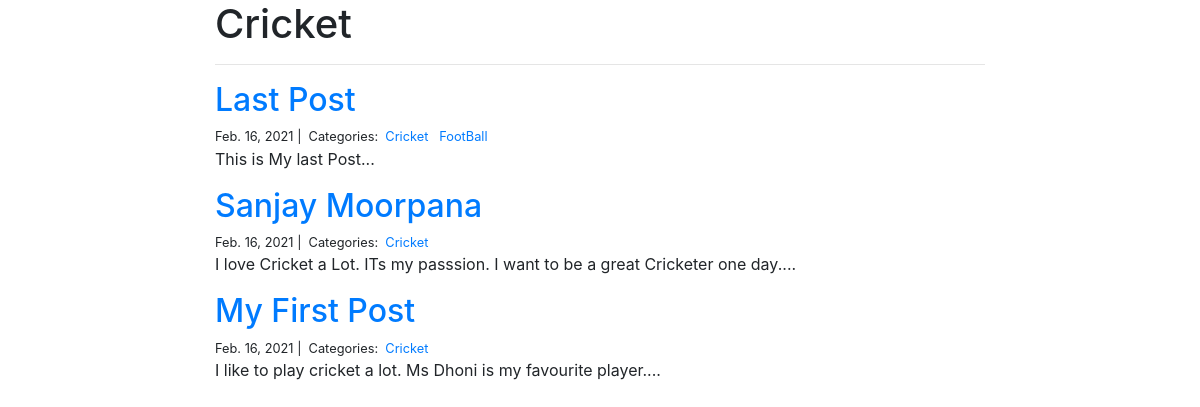
Screenshot of /blog/blog_category/Cricket with the database file from the repository.
### blog/models.py (models this page shows, shortened)
class Category(models.Model):
    name = models.CharField(max_length=20)

class Post(models.Model):
    title = models.CharField(max_length=200)
    body = models.TextField()
    created_on = models.DateTimeField(auto_now_add=True)
    last_modified = models.DateTimeField(auto_now=True)
    categories = models.ManyToManyField('Category',related_name='posts')

### blog/views.py (the view)
# urls.py: path('blog_category/<str:category>',views.blog_category, name='blog_category'),
def blog_category(request,category):
    posts = Post.objects.filter(
        categories__name__contains=category
    ).order_by(
        '-created_on'
    )
    context = {
        'category': category,
        'posts': posts,
    }
    return render(request,'blog_category.html',context)

### blog/templates/blog_category.html
{% extends 'base.html' %}
{% block page_content %}
<div class="col-md-8 offset-md-2">
    <h1>{{ category | title }}</h1>
    <hr>
    {% for post in posts %}
    <h2><a href="{% url 'blog_detail' post.pk %}">{{ post.title }}</a></h2>
    <small>
        {{ post.created_on.date }} |&nbsp;
        Categories:&nbsp;
        {% for category in post.categories.all %}
        <a href="{% url 'blog_category' category.name %}">
            {{ category.name }}
        </a>&nbsp;
        {% endfor %}
    </small>
    <p>{{ post.body | slice:":400" }}...</p>
    {% endfor %}
</div>
{% endblock %}

### projects/templates/base.html (shortened to what this page needs)
<link rel="stylesheet" href="https://stackpath.bootstrapcdn.com/bootstrap/4.1.3/css/bootstrap.min.css">
{% block page_content %}{% endblock %}

### rows the page displays
Category: name "Cricket"
Post: title "Last Post", created_on "Feb. 16, 2021", body "This is My last Post"
Category: name "FootBall"
Post: title "Sanjay Moorpana", created_on "Feb. 16, 2021", body "I love Cricket a Lot. ITs my passsion. I want to be a great Cricketer one day."
Post: title "My First Post", created_on "Feb. 16, 2021", body "I like to play cricket a lot. Ms Dhoni is my favourite player."
